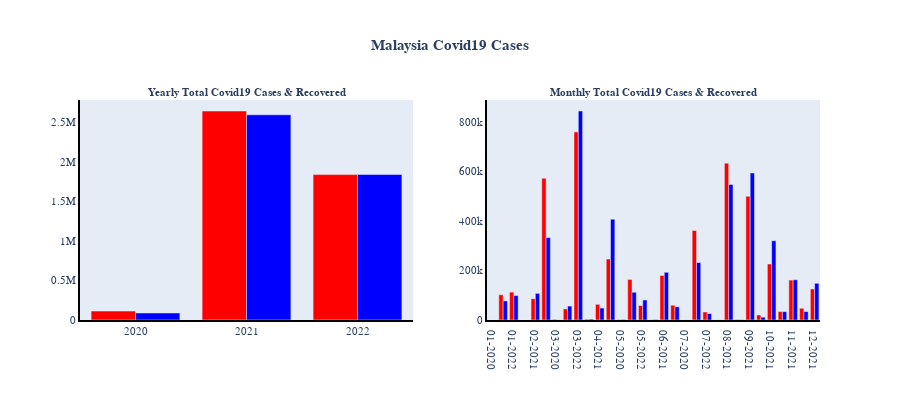

Notebook cell for this chart:
### Code cell
fig = make_subplots(rows=1, cols=2, shared_xaxes=True, vertical_spacing=0.08,
                   subplot_titles=('<b>Yearly Total Covid19 Cases & Recovered</b>',
                                   '<b>Monthly Total Covid19 Cases & Recovered</b>'))
#Graph 1
fig.append_trace(go.Bar(x = df_mas_yearly['Year'], y = df_mas_yearly['cases_new'],
                        name='Cases Positive',marker_color='red'),row=1, col=1)
fig.append_trace(go.Bar(x = df_mas_yearly['Year'], y = df_mas_yearly['cases_recovered'],
                        name='Cases Recovered',marker_color='blue'),row=1, col=1)
#Graph 2
fig.append_trace(go.Bar(x = df_mas_monthly['YearMonth'], y = df_mas_monthly['cases_new'],
                        name='Cases Positive',marker_color='red'),row=1, col=2)
fig.append_trace(go.Bar(x = df_mas_monthly['YearMonth'], y = df_mas_monthly['cases_recovered'],
                        name='Cases Recovered',marker_color='blue'),row=1, col=2)

#Update Fonts & Size
fig.update_annotations(font=dict(family="Helvetica", size=11))
fig.update_layout(font=dict(family="Helvetica", size=11))
fig.update_layout(height=400,showlegend=False,
                 title_text='<b>Malaysia Covid19 Cases</b>',title_x=0.5)
fig.update_xaxes(showgrid=False, zeroline=False, showline=True, linewidth=2, linecolor='black')
fig.update_yaxes(showgrid=False, zeroline=False, showline=True, linewidth=2, linecolor='black')

#Plotting the graph
fig.show()

### Figure 1 — Plotly figure (JSON) as saved in the notebook; plotly's stock layout.template omitted (floating-point values rounded to 4 significant figures)
{"data": [{"marker": {"color": "red"}, "name": "Cases Positive", "type": "bar", "x": ["2020", "2021", "2022"], "xaxis": "x", "y": [113010, 2645076, 1840305], "yaxis": "y"}, {"marker": {"color": "blue"}, "name": "Cases Recovered", "type": "bar", "x": ["2020", "2021", "2022"], "xaxis": "x", "y": [88940, 2596438, 1841439], "yaxis": "y"}, {"marker": {"color": "red"}, "name": "Cases Positive", "type": "bar", "x": ["01-2020", "01-2021", "01-2022", "02-2020", "02-2021", "02-2022", "03-2020", "03-2021", "03-2022", "04-2020", "04-2021", "04-2022", "05-2020", "05-2021", "05-2022", "06-2020", "06-2021", "06-2022", "07-2020", "07-2021", "07-2022", "08-2020", "08-2021", "09-2020", "09-2021", "10-2020", "10-2021", "11-2020", "11-2021", "12-2020", "12-2021"], "xaxis": "x2", "y": [8, 101949, 112672, 17, 85793, 571978, 2741, 44748, 759183, 3236, 63213, 246085, 1817, 163644, 58506, 820, 179622, 59545, 337, 361293, 32336, 364, 632982, 1884, 499441, 20324, 225947, 34149, 161140, 47313, 125304], "yaxis": "y2"}, {"marker": {"color": "blue"}, "name": "Cases Recovered", "type": "bar", "x": ["01-2020", "01-2021", "01-2022", "02-2020", "02-2021", "02-2022", "03-2020", "03-2021", "03-2022", "04-2020", "04-2021", "04-2022", "05-2020", "05-2021", "05-2022", "06-2020", "06-2021", "06-2022", "07-2020", "07-2021", "07-2022", "08-2020", "08-2021", "09-2020", "09-2021", "10-2020", "10-2021", "11-2020", "11-2021", "12-2020", "12-2021"], "xaxis": "x2", "y": [0, 77108, 98625, 22, 107368, 332561, 514, 56207, 843518, 3634, 48356, 406869, 2182, 112058, 80731, 2001, 192642, 53174, 290, 231958, 25961, 410, 547086, 913, 593100, 11281, 319938, 33511, 162443, 34182, 148174], "yaxis": "y2"}], "layout": {"annotations": [{"font": {"family": "Helvetica", "size": 11}, "showarrow": false, "text": "<b>Yearly Total Covid19 Cases & Recovered</b>", "x": 0.225, "xanchor": "center", "xref": "paper", "y": 1, "yanchor": "bottom", "yref": "paper"}, {"font": {"family": "Helvetica", "size": 11}, "showarrow": false, "text": "<b>Monthly Total Covid19 Cases & Recovered</b>", "x": 0.775, "xanchor": "center", "xref": "paper", "y": 1, "yanchor": "bottom", "yref": "paper"}], "font": {"family": "Helvetica", "size": 11}, "height": 400, "showlegend": false, "title": {"text": "<b>Malaysia Covid19 Cases</b>", "x": 0.5}, "xaxis": {"anchor": "y", "domain": [0, 0.45], "linecolor": "black", "linewidth": 2, "showgrid": false, "showline": true, "zeroline": false}, "xaxis2": {"anchor": "y2", "domain": [0.55, 1], "linecolor": "black", "linewidth": 2, "showgrid": false, "showline": true, "zeroline": false}, "yaxis": {"anchor": "x", "domain": [0, 1], "linecolor": "black", "linewidth": 2, "showgrid": false, "showline": true, "zeroline": false}, "yaxis2": {"anchor": "x2", "domain": [0, 1], "linecolor": "black", "linewidth": 2, "showgrid": false, "showline": true, "zeroline": false}}}
